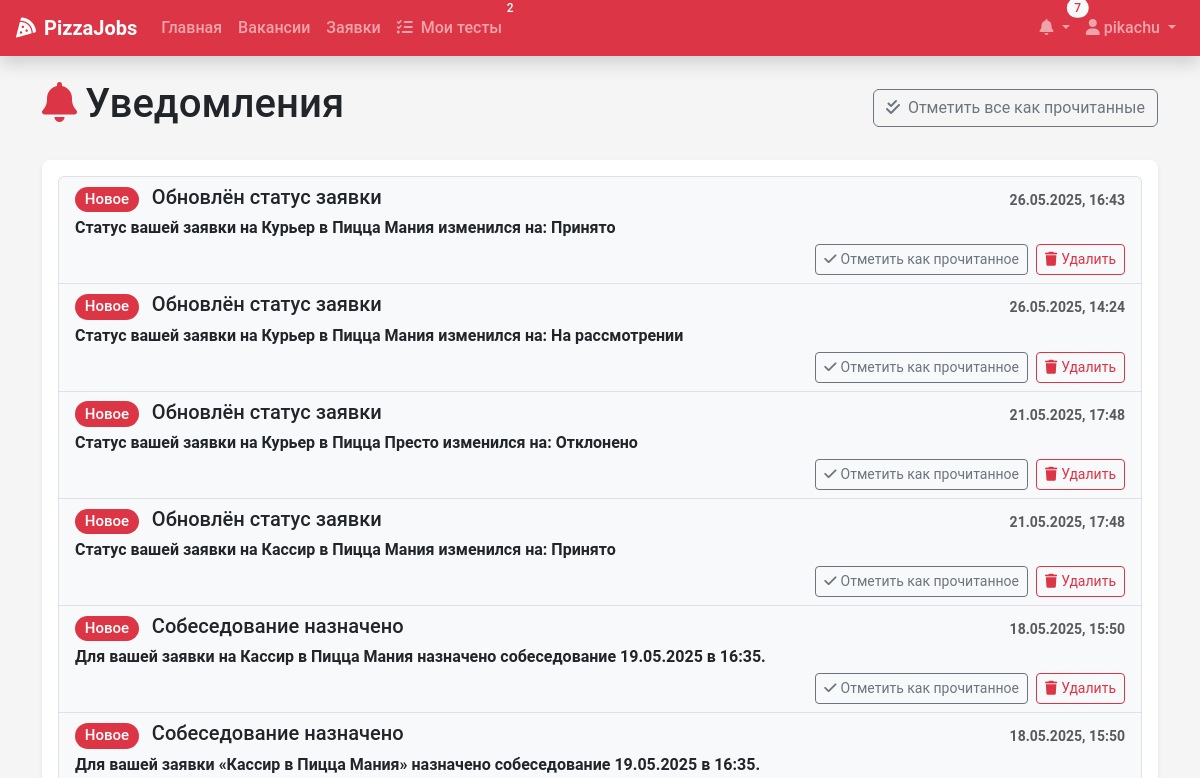
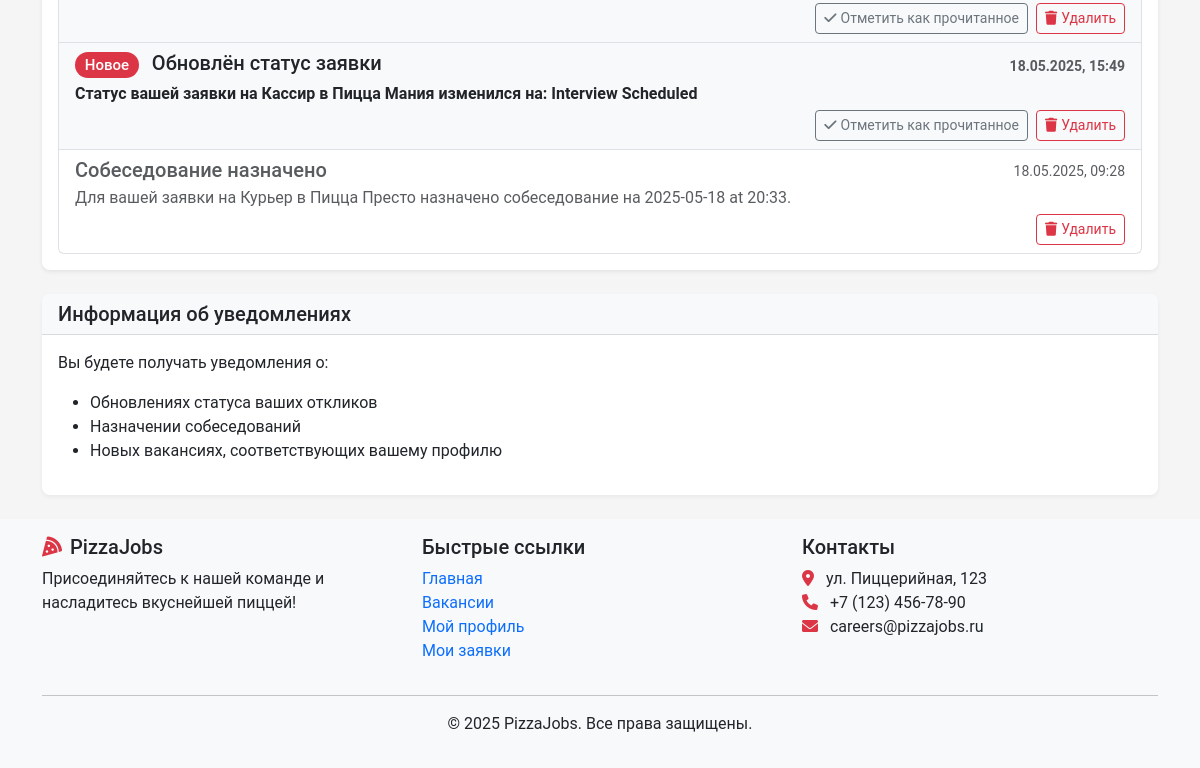
The app's page /notifications/ (signed in), older data (2 pictures, top to bottom).
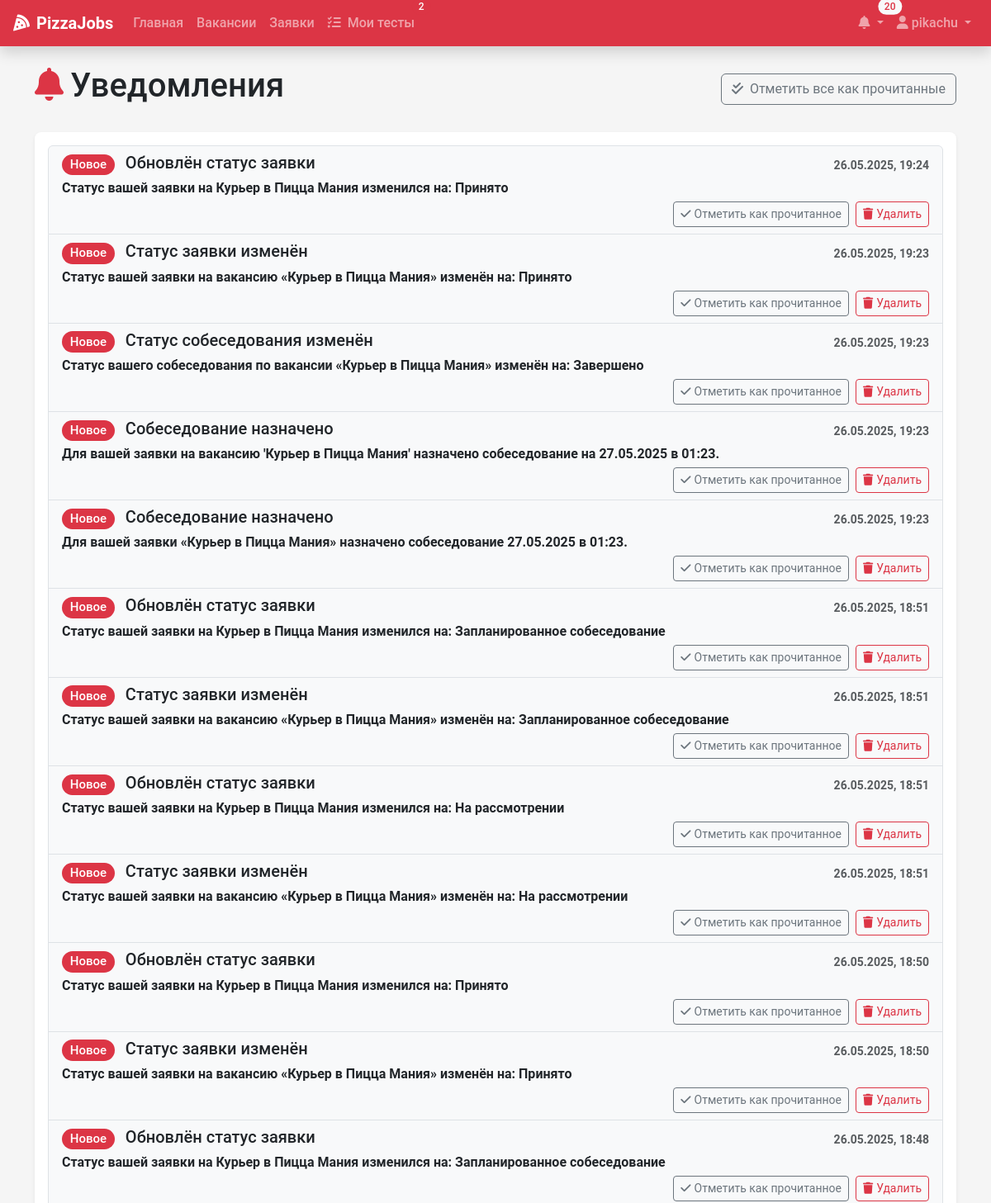
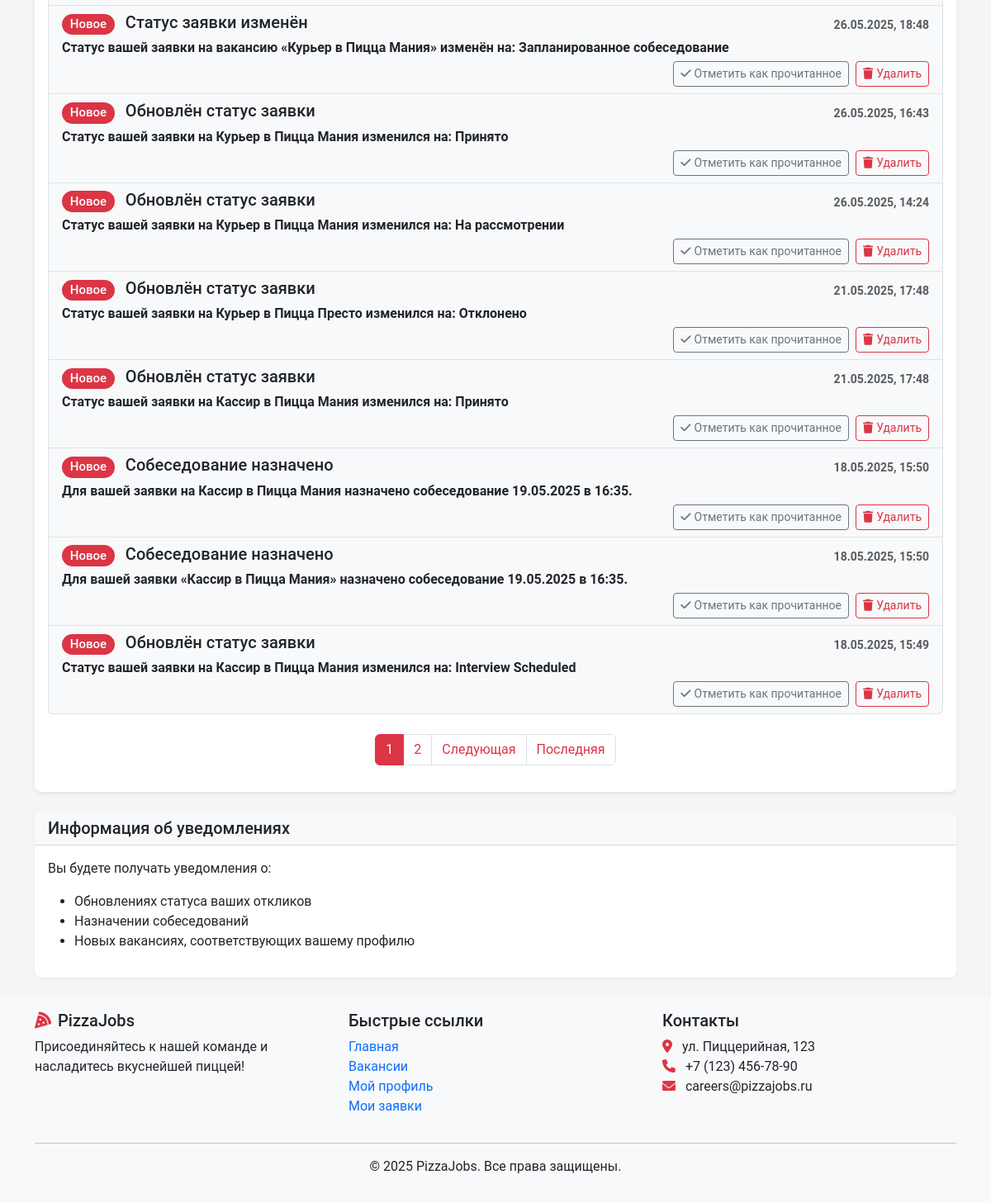
The same page, newer data (2 pictures, top to bottom).
### recruitment/models.py (models this page shows, shortened)
class Notification(models.Model):
    user = models.ForeignKey(User,
                             on_delete=models.CASCADE,
                             related_name='notifications')
    title = models.CharField(max_length=100)
    message = models.TextField()
    read = models.BooleanField(default=False)
    created_at = models.DateTimeField(auto_now_add=True)

### recruitment/views.py (the view, shortened to what this page needs)
# urls.py: path('notifications/', views.notifications, name='notifications'),
@login_required
def notifications(request):
    qs = Notification.objects.filter(user=request.user).order_by('-created_at')
    paginator = Paginator(qs, 20)
    page_obj = paginator.get_page(request.GET.get('page'))
    context = {
        'page_obj': page_obj,
        'unread_count': qs.filter(read=False).count(),
    }
    return render(request, 'notifications/list.html', context)

### templates/notifications/list.html (shortened to what this page needs)
{% extends 'base.html' %}
{% block content %}
<div class="container">
    <div class="d-flex justify-content-between align-items-center mb-4">
        <h1><i class="fas fa-bell me-2 text-danger"></i>Уведомления</h1>
        {% if unread_count > 0 %}
        <form method="post" action="{% url 'notifications' %}">
            <button type="submit" name="mark_all_read" value="1" class="btn btn-outline-secondary">
                <i class="fas fa-check-double me-2"></i>Отметить все как прочитанные
            </button>
        </form>
        {% endif %}
    </div>
    <div class="card shadow">
        <div class="card-body">
            {% if page_obj %}
                <div class="list-group">
                    {% for notification in page_obj %}
                        <div class="list-group-item list-group-item-action
                                    {% if not notification.read %}fw-bold bg-light{% else %}bg-white text-muted{% endif %}">
                            <div class="d-flex w-100 justify-content-between align-items-center">
                                <h5 class="mb-1">
                                    {% if not notification.read %}
                                        <span class="badge rounded-pill bg-danger me-2">Новое</span>
                                    {% endif %}
                                    {{ notification.title }}
                                </h5>
                                <small class="text-muted">
                                    {{ notification.created_at|date:"d.m.Y, H:i" }}
                                </small>
                            </div>
                            <p class="mb-1">{{ notification.message }}</p>
                            <div class="d-flex justify-content-end gap-2">
                                {% if not notification.read %}
                                    <form method="post" action="{% url 'notifications' %}" class="d-inline">
                                        <button type="submit" name="mark_read" value="{{ notification.id }}"
                                                class="btn btn-sm btn-outline-secondary">
                                            <i class="fas fa-check me-1"></i>Отметить как прочитанное
                                        </button>
                                    </form>
                                {% endif %}
                                <form method="post" action="{% url 'notifications' %}" class="d-inline">
                                    <button type="submit" name="delete" value="{{ notification.id }}"
                                            class="btn btn-sm btn-outline-danger">
                                        <i class="fas fa-trash me-1"></i>Удалить
                                    </button>
                                </form>
                            </div>
                        </div>
                    {% endfor %}
                </div>
                {% if page_obj.paginator.num_pages > 1 %}
                    <nav class="mt-4">
                        <ul class="pagination justify-content-center">
                            {% for num in page_obj.paginator.page_range %}
                                {% if page_obj.number == num %}
                                    <li class="page-item active">
                                        <span class="page-link">{{ num }}</span>
                                    </li>
                                {% elif num > page_obj.number|add:'-3' and num < page_obj.number|add:'3' %}
                                    <li class="page-item">
                                        <a class="page-link" href="?page={{ num }}">{{ num }}</a>
                                    </li>
                                {% endif %}
                            {% endfor %}
                            {% if page_obj.has_next %}
                                <li class="page-item">
                                    <a class="page-link" href="?page={{ page_obj.next_page_number }}">Следующая</a>
                                </li>
                                <li class="page-item">
                                    <a class="page-link" href="?page={{ page_obj.paginator.num_pages }}">Последняя</a>
                                </li>
                            {% endif %}
                        </ul>
                    </nav>
                {% endif %}
            {% else %}
                <div class="alert alert-info">
                    <i class="fas fa-info-circle me-2"></i>У вас пока нет уведомлений.
                </div>
            {% endif %}
        </div>
    </div>
    <div class="card shadow-sm mt-4">
        <div class="card-header bg-light">
            <h5 class="mb-0">Информация об уведомлениях</h5>
        </div>
        <div class="card-body">
            <p>Вы будете получать уведомления о:</p>
            <ul>
                {% if user.profile.role == 'CANDIDATE' %}
                    <li>Обновлениях статуса ваших откликов</li>
                    <li>Назначении собеседований</li>
                    <li>Новых вакансиях, соответствующих вашему профилю</li>
                {% elif user.profile.role == 'HR_MANAGER' %}
                    <li>Новых откликах на открытые вакансии</li>
                    <li>Подтверждениях собеседований</li>
                    <li>Изменениях статуса откликов со стороны менеджеров ресторанов</li>
                {% elif user.profile.role == 'RESTAURANT_MANAGER' %}
                    <li>Новых откликах на вакансии вашего ресторана</li>
                    <li>Назначениях собеседований</li>
                    <li>Изменениях статуса откликов со стороны HR</li>
                {% endif %}
            </ul>
        </div>
    </div>
</div>
{% endblock %}

### templates/base.html (shortened to what this page needs)
<!DOCTYPE html>
<html lang="ru">
<head>
    <link href="https://cdn.jsdelivr.net/npm/bootstrap@5.3.0-alpha1/dist/css/bootstrap.min.css" rel="stylesheet">
    <link rel="stylesheet" href="https://cdnjs.cloudflare.com/ajax/libs/font-awesome/6.0.0/css/all.min.css">
    <link rel="stylesheet" href="/static/css/main.css">
</head>
<body>
    <nav class="navbar navbar-expand-lg navbar-dark bg-danger shadow">
            <div class="container-fluid px-3">
                <a class="navbar-brand fw-bold" href="{% url 'home' %}">
                    <i class="fas fa-pizza-slice me-2"></i><span class="d-none d-sm-inline">Pizza</span>Jobs
                </a>
            <div class="collapse navbar-collapse" id="navbarNav">
                    <ul class="navbar-nav me-auto">
                        <li class="nav-item">
                            <a class="nav-link" href="{% url 'home' %}">
                                Главная
                            </a>
                        </li>
                        <li class="nav-item">
                            <a class="nav-link" href="{% url 'vacancy_list' %}">
                                Вакансии
                            </a>
                        </li>
                        {% if user.is_authenticated %}
                        <li class="nav-item">
                            <a class="nav-link" href="{% url 'application_list' %}">Заявки</a>
                        </li>
                        {% if user.profile.role == 'CANDIDATE' %}
                            <li class="nav-item">
                                <a class="nav-link position-relative" href="{% url 'candidate_tests' %}">
                                    <i class="fas fa-tasks me-2"></i>Мои тесты
                                    {% if pending_tests_count %}
                                        <span class="badge rounded-pill bg-danger position-absolute top-0 start-100 translate-middle">
                                            {{ pending_tests_count }}
                                        </span>
                                    {% endif %}
                                </a>
                            </li>
                        {% endif %}
                    {% endif %}
                </ul>
                <ul class="navbar-nav">
                        {% if user.is_authenticated %}
                            <li class="nav-item dropdown d-none d-lg-block">
                                <a class="nav-link dropdown-toggle position-relative" href="#" id="notificationDropdown" role="button" data-bs-toggle="dropdown">
                                    <i class="fas fa-bell"></i>
                                    {% if unread_count %}
                                        <span class="badge rounded-pill bg-light text-danger position-absolute top-0 start-100 translate-middle">
                                            {{ unread_count }}
                                        </span>
                                    {% endif %}
                            </a>
                        </li>
                        <li class="nav-item dropdown">
                            <a class="nav-link dropdown-toggle" href="#" id="userDropdown" role="button" data-bs-toggle="dropdown">
                                <i class="fas fa-user"></i> {{ user.username }}
                            </a>
                        </li>
                    {% endif %}
                </ul>
            </div>
        </div>
    </nav>
    <main class="py-4">
        {% block content %}{% endblock %}
    </main>
    <footer class="footer mt-auto py-3 bg-light">
        <div class="container">
            <div class="row">
                <div class="col-md-4">
                    <h5><i class="fas fa-pizza-slice text-danger me-2"></i>PizzaJobs</h5>
                    <p>Присоединяйтесь к нашей команде и насладитесь вкуснейшей пиццей!</p>
                </div>
                <div class="col-md-4">
                    <h5>Быстрые ссылки</h5>
                    <ul class="list-unstyled">
                        <li><a href="{% url 'home' %}" class="text-decoration-none">Главная</a></li>
                        <li><a href="{% url 'vacancy_list' %}" class="text-decoration-none">Вакансии</a></li>
                        {% if user.is_authenticated %}
                            <li><a href="{% url 'view_profile' %}" class="text-decoration-none">Мой профиль</a></li>
                            <li><a href="{% url 'application_list' %}" class="text-decoration-none">Мои заявки</a></li>
                        {% else %}
                            <li><a href="{% url 'login' %}" class="text-decoration-none">Войти</a></li>
                            <li><a href="{% url 'register' %}" class="text-decoration-none">Регистрация</a></li>
                        {% endif %}
                    </ul>
                </div>
                <div class="col-md-4">
                    <h5>Контакты</h5>
                    <address>
                        <i class="fas fa-map-marker-alt text-danger me-2"></i> ул. Пиццерийная, 123<br>
                        <i class="fas fa-phone text-danger me-2"></i> +7 (123) 456-78-90<br>
                        <i class="fas fa-envelope text-danger me-2"></i> careers@pizzajobs.ru
                    </address>
                </div>
            </div>
            <hr>
            <div class="text-center">
                <p>&copy; 2025 PizzaJobs. Все права защищены.</p>
            </div>
        </div>
    </footer>
</body>
</html>

### static/css/main.css (style rules this page uses)
:root { --pizza-red: #dc3545; --pizza-green: #198754; --pizza-white: #ffffff; --pizza-light: #f8f9fa; --pizza-dark: #212529; --pizza-secondary: #6c757d; }
body { font-family: 'Roboto', 'Segoe UI', Arial, sans-serif; color: var(--pizza-dark); background-color: #f5f5f5; min-height: 100vh; display: flex; flex-direction: column; }
main { flex: 1; }
.card { border-radius: 0.5rem; border: none; overflow: hidden; }
.card-header { border-bottom: 1px solid rgba(0, 0, 0, 0.125); }
.card.shadow { box-shadow: 0 0.125rem 0.25rem rgba(0, 0, 0, 0.075) !important; }
.card.shadow-sm { box-shadow: 0 0.125rem 0.25rem rgba(0, 0, 0, 0.05) !important; }
.navbar-dark.bg-danger { background-color: var(--pizza-red) !important; }
.nav-link { font-weight: 500; }
.navbar-brand { font-weight: 700; }
.footer { background-color: var(--pizza-light); padding: 2rem 0; margin-top: auto; }
.badge { font-weight: 500; padding: 0.35em 0.65em; }
.page-link { color: var(--pizza-red); }
.page-item.active .page-link { background-color: var(--pizza-red); border-color: var(--pizza-red); }
.badge.bg-danger { background-color: #dc3545 !important; }

Row changes from the older to the newer data that the page shows:
no longer on this page (row unchanged): Notification: title "Собеседование назначено", created_at "18.05.2025, 09:28", message "Для вашей заявки на Курьер в Пицца Престо назначено собеседование на 2025-05-18 at 20:33.", {{ notification.id }} 13 (drawn), read True (drawn)
added Notification: read "Новое", title "Обновлён статус заявки", created_at "26.05.2025, 19:24", message "Статус вашей заявки на Курьер в Пицца Мания изменился на: Принято", {{ notification.id }} 116 (drawn)
added Notification: read "Новое", title "Статус заявки изменён", created_at "26.05.2025, 19:23", message "Статус вашей заявки на вакансию «Курьер в Пицца Мания» изменён на: Принято", {{ notification.id }} 115 (drawn)
added Notification: read "Новое", title "Статус собеседования изменён", created_at "26.05.2025, 19:23", message "Статус вашего собеседования по вакансии «Курьер в Пицца Мания» изменён на: Завершено", {{ notification.id }} 113 (drawn)
added Notification: read "Новое", title "Собеседование назначено", created_at "26.05.2025, 19:23", message "Для вашей заявки на вакансию 'Курьер в Пицца Мания' назначено собеседование на 27.05.2025 в 01:23.", {{ notification.id }} 112 (drawn)
added Notification: read "Новое", title "Собеседование назначено", created_at "26.05.2025, 19:23", message "Для вашей заявки «Курьер в Пицца Мания» назначено собеседование 27.05.2025 в 01:23.", {{ notification.id }} 110 (drawn)
added Notification: read "Новое", title "Обновлён статус заявки", created_at "26.05.2025, 18:51", message "Статус вашей заявки на Курьер в Пицца Мания изменился на: Запланированное собеседование", {{ notification.id }} 109 (drawn)
added Notification: read "Новое", title "Статус заявки изменён", created_at "26.05.2025, 18:51", message "Статус вашей заявки на вакансию «Курьер в Пицца Мания» изменён на: Запланированное собеседование", {{ notification.id }} 108 (drawn)
added Notification: read "Новое", title "Обновлён статус заявки", created_at "26.05.2025, 18:51", message "Статус вашей заявки на Курьер в Пицца Мания изменился на: На рассмотрении", {{ notification.id }} 107 (drawn)
added Notification: read "Новое", title "Статус заявки изменён", created_at "26.05.2025, 18:51", message "Статус вашей заявки на вакансию «Курьер в Пицца Мания» изменён на: На рассмотрении", {{ notification.id }} 106 (drawn)
added Notification: read "Новое", title "Обновлён статус заявки", created_at "26.05.2025, 18:50", message "Статус вашей заявки на Курьер в Пицца Мания изменился на: Принято", {{ notification.id }} 105 (drawn)
added Notification: read "Новое", title "Статус заявки изменён", created_at "26.05.2025, 18:50", message "Статус вашей заявки на вакансию «Курьер в Пицца Мания» изменён на: Принято", {{ notification.id }} 104 (drawn)
added Notification: read "Новое", title "Обновлён статус заявки", created_at "26.05.2025, 18:48", message "Статус вашей заявки на Курьер в Пицца Мания изменился на: Запланированное собеседование", {{ notification.id }} 103 (drawn)
added Notification: read "Новое", title "Статус заявки изменён", created_at "26.05.2025, 18:48", message "Статус вашей заявки на вакансию «Курьер в Пицца Мания» изменён на: Запланированное собеседование", {{ notification.id }} 102 (drawn)
Text that changed along with them:
{{ unread_count }}: "7" → "20"
new list line: "1"
new list line: "2"
text now shown: "Следующая Последняя"
